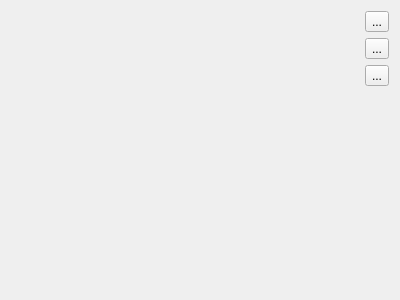
<?xml version="1.0" encoding="UTF-8"?>
<ui version="4.0">
 <class>AuthorPage</class>
 <widget class="QWidget" name="AuthorPage">
  <property name="geometry">
   <rect>
    <x>0</x>
    <y>0</y>
    <width>400</width>
    <height>300</height>
   </rect>
  </property>
  <property name="windowTitle">
   <string>Form</string>
  </property>
  <layout class="QHBoxLayout" name="horizontalLayout">
   <item>
    <widget class="QWidget" name="authorEditWidget" native="true"/>
   </item>
   <item>
    <layout class="QVBoxLayout" name="verticalLayout">
     <item>
      <widget class="QToolButton" name="authorButton">
       <property name="text">
        <string>...</string>
       </property>
      </widget>
     </item>
     <item>
      <widget class="QToolButton" name="addAuthorButton">
       <property name="text">
        <string>...</string>
       </property>
      </widget>
     </item>
     <item>
      <widget class="QToolButton" name="removeAuthorButton">
       <property name="text">
        <string>...</string>
       </property>
      </widget>
     </item>
     <item>
      <spacer name="verticalSpacer">
       <property name="orientation">
        <enum>Qt::Vertical</enum>
       </property>
       <property name="sizeHint" stdset="0">
        <size>
         <width>20</width>
         <height>40</height>
        </size>
       </property>
      </spacer>
     </item>
    </layout>
   </item>
  </layout>
 </widget>
 <resources/>
 <connections/>
</ui>
